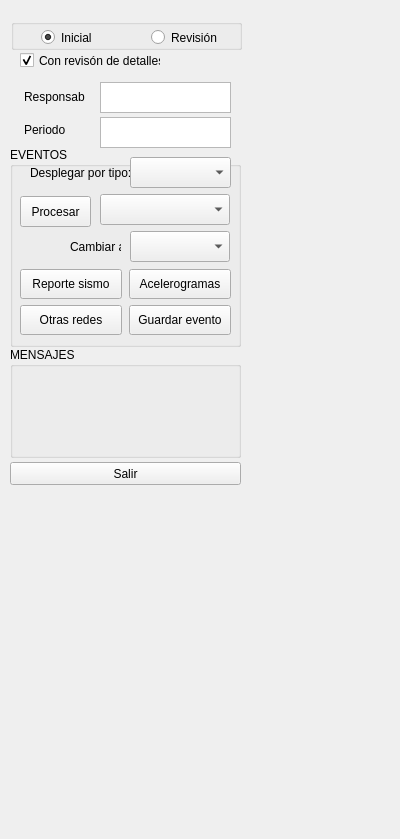
<?xml version="1.0" encoding="UTF-8"?>
<ui version="4.0">
 <class>Form</class>
 <widget class="QWidget" name="Form">
  <property name="geometry">
   <rect>
    <x>0</x>
    <y>0</y>
    <width>400</width>
    <height>839</height>
   </rect>
  </property>
  <property name="windowTitle">
   <string>Form</string>
  </property>
  <widget class="QLabel" name="label_7">
   <property name="geometry">
    <rect>
     <x>24</x>
     <y>120</y>
     <width>61</width>
     <height>20</height>
    </rect>
   </property>
   <property name="text">
    <string>Periodo</string>
   </property>
  </widget>
  <widget class="QGroupBox" name="cmbx_resposables_3">
   <property name="geometry">
    <rect>
     <x>11</x>
     <y>19</y>
     <width>231</width>
     <height>31</height>
    </rect>
   </property>
   <property name="title">
    <string/>
   </property>
   <widget class="QRadioButton" name="radioButton_revision">
    <property name="geometry">
     <rect>
      <x>140</x>
      <y>10</y>
      <width>82</width>
      <height>17</height>
     </rect>
    </property>
    <property name="text">
     <string>Revisión</string>
    </property>
   </widget>
   <widget class="QRadioButton" name="radioButton_inicial">
    <property name="geometry">
     <rect>
      <x>30</x>
      <y>10</y>
      <width>91</width>
      <height>17</height>
     </rect>
    </property>
    <property name="text">
     <string>Inicial</string>
    </property>
    <property name="checked">
     <bool>true</bool>
    </property>
   </widget>
  </widget>
  <widget class="QPushButton" name="Btn_Salir">
   <property name="geometry">
    <rect>
     <x>10</x>
     <y>462</y>
     <width>231</width>
     <height>23</height>
    </rect>
   </property>
   <property name="text">
    <string>Salir</string>
   </property>
  </widget>
  <widget class="QLabel" name="Lbl_directorio">
   <property name="enabled">
    <bool>true</bool>
   </property>
   <property name="geometry">
    <rect>
     <x>20</x>
     <y>492</y>
     <width>211</width>
     <height>20</height>
    </rect>
   </property>
   <property name="font">
    <font>
     <pointsize>10</pointsize>
    </font>
   </property>
   <property name="text">
    <string/>
   </property>
   <property name="alignment">
    <set>Qt::AlignJustify|Qt::AlignTop</set>
   </property>
  </widget>
  <widget class="QGroupBox" name="grupo_mensaje">
   <property name="geometry">
    <rect>
     <x>10</x>
     <y>347</y>
     <width>231</width>
     <height>111</height>
    </rect>
   </property>
   <property name="title">
    <string>MENSAJES</string>
   </property>
   <widget class="QLabel" name="Lbl_Mensajes">
    <property name="enabled">
     <bool>true</bool>
    </property>
    <property name="geometry">
     <rect>
      <x>10</x>
      <y>15</y>
      <width>211</width>
      <height>21</height>
     </rect>
    </property>
    <property name="font">
     <font>
      <family>Arial</family>
      <pointsize>10</pointsize>
      <weight>75</weight>
      <bold>true</bold>
     </font>
    </property>
    <property name="text">
     <string/>
    </property>
   </widget>
   <widget class="QLabel" name="Lbl_submensajes">
    <property name="enabled">
     <bool>true</bool>
    </property>
    <property name="geometry">
     <rect>
      <x>10</x>
      <y>40</y>
      <width>211</width>
      <height>61</height>
     </rect>
    </property>
    <property name="font">
     <font>
      <family>Arial</family>
      <pointsize>10</pointsize>
      <weight>75</weight>
      <bold>true</bold>
     </font>
    </property>
    <property name="text">
     <string/>
    </property>
   </widget>
  </widget>
  <widget class="QTextEdit" name="txt_horario">
   <property name="geometry">
    <rect>
     <x>100</x>
     <y>117</y>
     <width>131</width>
     <height>31</height>
    </rect>
   </property>
  </widget>
  <widget class="QTextEdit" name="txt_responsables">
   <property name="geometry">
    <rect>
     <x>100</x>
     <y>82</y>
     <width>131</width>
     <height>31</height>
    </rect>
   </property>
  </widget>
  <widget class="QGroupBox" name="grupo_carga">
   <property name="enabled">
    <bool>true</bool>
   </property>
   <property name="geometry">
    <rect>
     <x>10</x>
     <y>147</y>
     <width>231</width>
     <height>200</height>
    </rect>
   </property>
   <property name="title">
    <string>EVENTOS</string>
   </property>
   <widget class="QComboBox" name="cmbx_eventos">
    <property name="geometry">
     <rect>
      <x>90</x>
      <y>47</y>
      <width>130</width>
      <height>31</height>
     </rect>
    </property>
   </widget>
   <widget class="QComboBox" name="Cmb_bx_tipo_evento">
    <property name="geometry">
     <rect>
      <x>120</x>
      <y>84</y>
      <width>100</width>
      <height>31</height>
     </rect>
    </property>
   </widget>
   <widget class="QLabel" name="label_6">
    <property name="geometry">
     <rect>
      <x>60</x>
      <y>90</y>
      <width>51</width>
      <height>20</height>
     </rect>
    </property>
    <property name="text">
     <string>Cambiar a:</string>
    </property>
   </widget>
   <widget class="QPushButton" name="Btn_procesar">
    <property name="geometry">
     <rect>
      <x>10</x>
      <y>49</y>
      <width>71</width>
      <height>31</height>
     </rect>
    </property>
    <property name="text">
     <string>Procesar</string>
    </property>
   </widget>
   <widget class="QPushButton" name="Btn_reportar">
    <property name="geometry">
     <rect>
      <x>10</x>
      <y>122</y>
      <width>102</width>
      <height>30</height>
     </rect>
    </property>
    <property name="toolTip">
     <string>Generar reporte PDF individual del evento sísmico actual</string>
    </property>
    <property name="text">
     <string>Reporte sismo</string>
    </property>
   </widget>
   <widget class="QPushButton" name="Btn_acelerograma">
    <property name="geometry">
     <rect>
      <x>119</x>
      <y>122</y>
      <width>102</width>
      <height>30</height>
     </rect>
    </property>
    <property name="toolTip">
     <string>Seleccionar estaciones y generar reportes acelerográficos del evento</string>
    </property>
    <property name="text">
     <string>Acelerogramas</string>
    </property>
   </widget>
   <widget class="QPushButton" name="Btn_insertar">
    <property name="geometry">
     <rect>
      <x>10</x>
      <y>158</y>
      <width>102</width>
      <height>30</height>
     </rect>
    </property>
    <property name="toolTip">
     <string>Insertar datos del evento desde IGEPN, USGS u otras redes</string>
    </property>
    <property name="text">
     <string>Otras redes</string>
    </property>
   </widget>
   <widget class="QPushButton" name="Btn_eventos">
    <property name="geometry">
     <rect>
      <x>119</x>
      <y>158</y>
      <width>102</width>
      <height>30</height>
     </rect>
    </property>
    <property name="toolTip">
     <string>Guardar en disco los archivos del día</string>
    </property>
    <property name="text">
     <string>Guardar evento</string>
    </property>
   </widget>
   <widget class="QLabel" name="label_8">
    <property name="geometry">
     <rect>
      <x>20</x>
      <y>16</y>
      <width>100</width>
      <height>20</height>
     </rect>
    </property>
    <property name="text">
     <string>Desplegar por tipo:</string>
    </property>
   </widget>
   <widget class="QComboBox" name="cmbx_t_evento">
    <property name="geometry">
     <rect>
      <x>120</x>
      <y>10</y>
      <width>101</width>
      <height>31</height>
     </rect>
    </property>
   </widget>
  </widget>
  <widget class="QLabel" name="label_5">
   <property name="geometry">
    <rect>
     <x>24</x>
     <y>87</y>
     <width>61</width>
     <height>20</height>
    </rect>
   </property>
   <property name="text">
    <string>Responsable:</string>
   </property>
  </widget>
  <widget class="QCheckBox" name="checkBox_detalles">
   <property name="geometry">
    <rect>
     <x>20</x>
     <y>52</y>
     <width>141</width>
     <height>17</height>
    </rect>
   </property>
   <property name="text">
    <string>Con revisón de detalles</string>
   </property>
   <property name="checked">
    <bool>true</bool>
   </property>
  </widget>
 </widget>
 <resources/>
 <connections/>
</ui>
